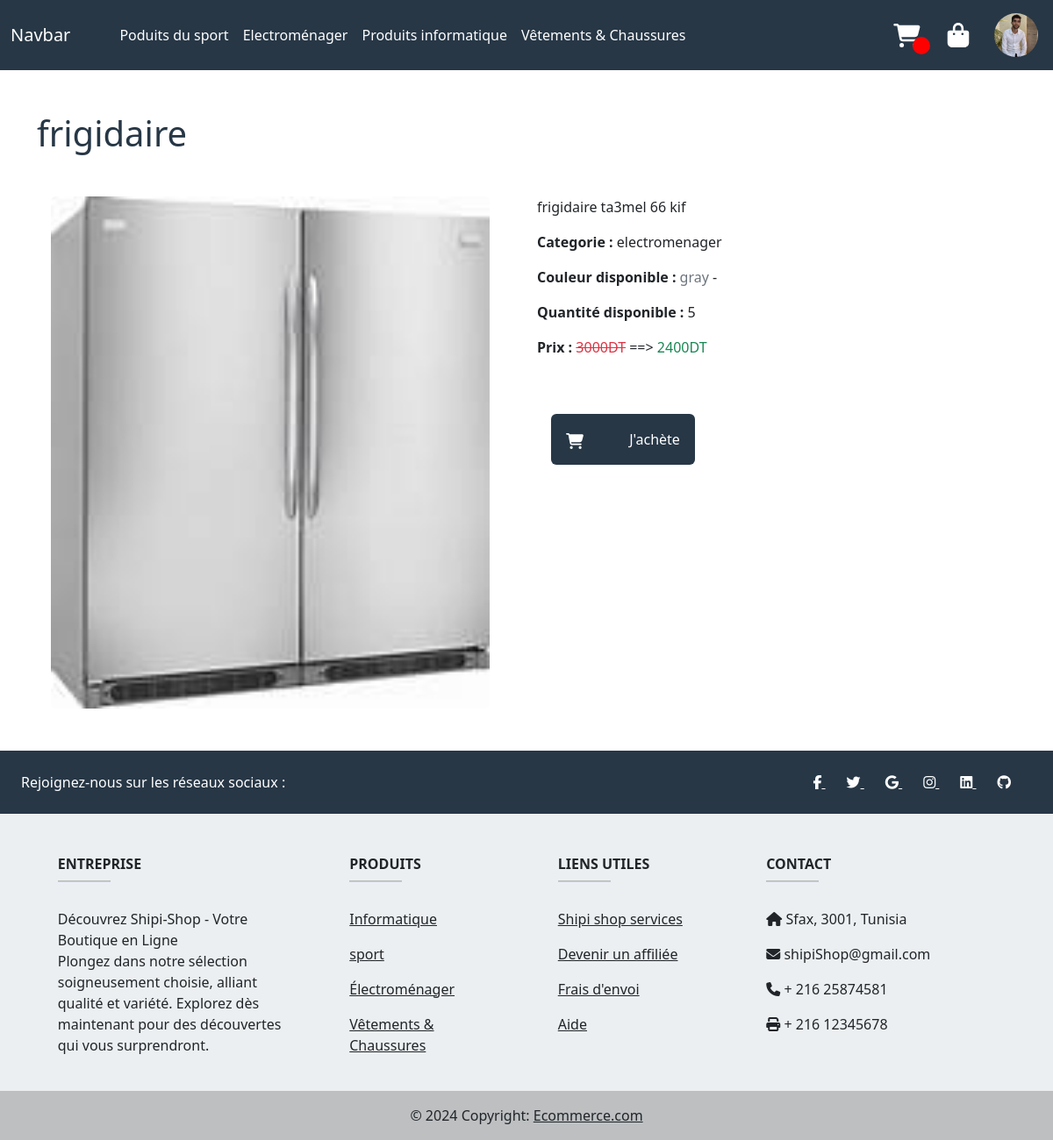
The app's page /user/SingleProduct.php?id=30 (signed in) with its own data.
### tables this page shows
CREATE TABLE `product` (
  `id` int(11) NOT NULL,
  `name` varchar(100) NOT NULL,
  `categorie` varchar(30) NOT NULL,
  `quantite` int(3) NOT NULL,
  `image` varchar(100) NOT NULL,
  `description` longtext NOT NULL,
  `prix` float NOT NULL,
  `solde` int(2) NOT NULL,
  `couleur` varchar(200) NOT NULL,
  `date` date NOT NULL
);

### models/product.class.php (called while the page is built, shortened)
<?php
    class Products{
        function getProduct($id)
        {
            $cnx=new connexion();
            $pdo=$cnx->connect();
            $req="SELECT * FROM product where id='$id'";
            $res=$pdo->query($req) or print_r($pdo->errorInfo());
            return $res;
        }
    }
?>

### user/SingleProduct.php (the view, shortened to what this page needs)
<!DOCTYPE html>
<html lang="en">
<head>
    <?php require_once('../__tiers/fiche.php') ?>
</head>
<body>
<?php require_once('../__tiers/header.php') ?>
<?php
            require_once('../models/product.class.php');
            $id = $_GET['id'];
            $product = new Products();
            $details= $product->getProduct($id)->fetchAll()[0];
?>
    <div class="container mt-5">
        <h1 class="text-azra9"><?= $details['name'] ?></h1>
        <div class='product-details row mt-5'>
            <div class='product-image col-6'>
                <img src="../admin/uploaded/<?=$details['image']?>" class='rounded ms-3' alt='Product Image' width="500">
            </div>
            <div class='product-description col-5'>
                <p><?=$details['description']?></p>
                <p><strong>Categorie : </strong> <?=$details['categorie']?></p>
                <?php
                    if($details['couleur'] != '')
                        $couleurs = explode(',', $details['couleur']);
                        echo "<p><strong>Couleur disponible : </strong>";
                            foreach($couleurs as $col) {
                                echo "<span class='text-secondary'>". $col . "</span> - ";
                            }
                        echo "</p>";
                ?>
                <p><strong>Quantité disponible : </strong> <?=$details['quantite']?></p>
                <?php
                    echo "<p><strong>Prix : </strong>";
                    if($details['solde'] != 0){
                        echo "<span class='text-danger'><del>".$details['prix']."DT</del></span> ==>
                        <span class='text-success'>".(float)$details['prix']*(1- $details['solde']/100)."DT</span>
                        ";
                        echo "</p>";
                    }else echo"<span class='text-success'>".$details['prix']."DT</span>";
                ?>
                <a  href="panier.php?id=<?php echo $details['id']; ?>" class="btn bg-azra9 p-3 ms-3 mt-5"><img src="img/cart-shopping-solid (1).svg" class='me-5' alt="" width="20"> J'achète</a>
            </div>
        </div>
    </div>
<?php require_once('../__tiers/footer.php') ?>
</body>
</html>

### assets/style.css (style rules this page uses)
:root { --blue:#273746; --vert:#21D192; }
* { margin: 0; padding: 0; box-sizing: border-box; }
.bg-azra9 { background-color: var(--blue) !important; color:white !important; }
.text-azra9 { color:var(--blue )!important; }

### records on screen
product: name "frigidaire", image (picture), description "frigidaire ta3mel 66 kif", categorie "electromenager", couleur "gray", quantite "5", prix "3000", (float)$details['prix']*(1- $details['solde']/100) "2400"
